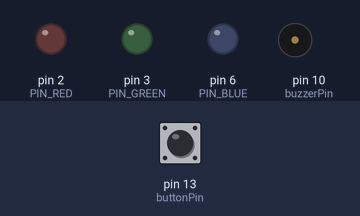
A sketch run on a simulated Arduino Uno, built with avr-gcc and run on an emulated ATmega328P. Parts: output pins drawn as LEDs (lit = HIGH), buzzer (waves = sounding). The test bench sets the inputs (shaded band); at power-on: pin 13 (buttonPin) LOW.

Above: at 1.2 s.
1.3 s: pin 13 (buttonPin) pulled HIGH for 0.15 s
At 3.8 s:
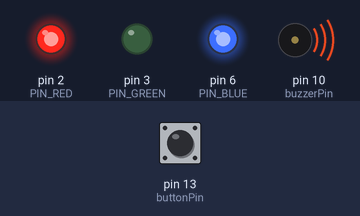
4.4 s: pin 13 (buttonPin) pulled HIGH for 1 s
At 5.8 s:
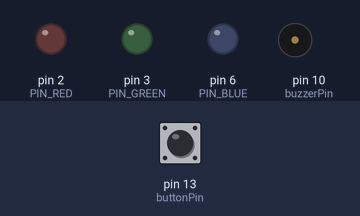
6.9 s: pin 13 (buttonPin) pulled HIGH for 3.2 s
At 10.5 s:
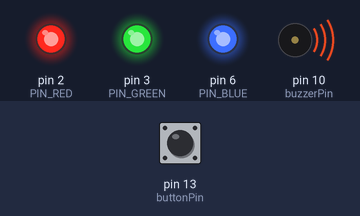
Timing chart, 0 to 19.1 s (numbered marks = the images above; inputs shaded):
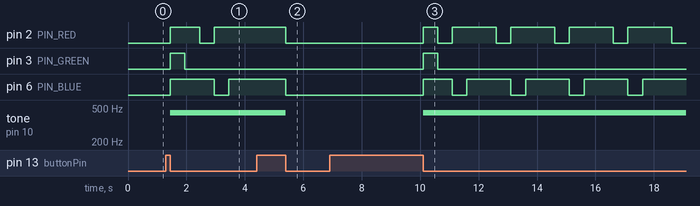

The sketch:

SIREN.ino
```cpp
const int PIN_RED =2;
const int PIN_GREEN = 3;
const int PIN_BLUE = 6;

int buzzerPin = 10;
int buttonPin = 13;
int ledState1 = 0;
int ledState2 = 0;
int ledState3 = 0;
int buttonState = 0;
int flash = 0;
unsigned long int flashmillis = 0;
int flash_toggle = 1;


void setup() {
  pinMode(PIN_RED, OUTPUT);
  pinMode(PIN_GREEN, OUTPUT);
  pinMode(PIN_BLUE, OUTPUT);
  pinMode(buttonPin, INPUT);
  pinMode(buzzerPin, OUTPUT);
}

void flashColors(int flash) {
  if (flash == 1) {
    digitalWrite(PIN_RED, HIGH);
    digitalWrite(PIN_GREEN, LOW);
    digitalWrite(PIN_BLUE, HIGH);
  } else if (flash == 2) {
    digitalWrite(PIN_RED, HIGH);
    digitalWrite(PIN_GREEN, LOW);
    digitalWrite(PIN_BLUE, HIGH);
  } else if (flash == 3) {
    digitalWrite(PIN_RED, LOW);
    digitalWrite(PIN_GREEN, LOW);
    digitalWrite(PIN_BLUE, HIGH);
  } else
   {
    digitalWrite(PIN_RED, HIGH);
    digitalWrite(PIN_GREEN, LOW);
    digitalWrite(PIN_BLUE, LOW);
  }
}

void loop() {


  buttonState = digitalRead(buttonPin);

  if (buttonState == HIGH) {
    while (buttonState == HIGH) {
      buttonState = digitalRead(buttonPin);
    }

    if ((ledState1 == 0) && (ledState2 == 0) && (ledState3 == 0)) {
      digitalWrite(PIN_RED, HIGH);
      digitalWrite(PIN_GREEN, HIGH);
      digitalWrite(PIN_BLUE, HIGH);
      tone(buzzerPin, 440);
      flash = 1;
      ledState1 = 1;
      ledState2 = 1;
      ledState3 = 1;
      flashmillis = millis();
    } else {
      digitalWrite(PIN_RED, 0);
      digitalWrite(PIN_GREEN, 0);
      digitalWrite(PIN_BLUE, 0);
      flash = 0;
      ledState1 = 0;
      ledState2 = 0;
      ledState3 = 0;
      noTone(buzzerPin);
    }
  }
  if (flash == 1) {
    if (millis() - flashmillis > 500) {
      flash_toggle++;
      if (flash_toggle > 4)
      {
        flash_toggle=1;
      }
      flashColors(flash_toggle);
      flashmillis = millis();
    }
  }
}
```

Measured:
- after the input at 1.3 s, pin 2 (PIN_RED): LOW → HIGH after 0.15 s, → LOW 1.0 s later, → HIGH 0.50 s later; pin 3 (PIN_GREEN): LOW → HIGH after 0.15 s, → LOW 0.50 s later; pin 6 (PIN_BLUE): LOW → HIGH after 0.15 s, → LOW 1.5 s later, → HIGH 0.50 s later; tone on pin 10 (buzzerPin): silent → 440 Hz after 0.15 s
- after the input at 4.4 s, tone on pin 10 (buzzerPin): 440 Hz → silent after 1.0 s
- after the input at 6.9 s, pin 2 (PIN_RED), pin 6 (PIN_BLUE): LOW → HIGH after 3.2 s, then repeats every 2.0 s: LOW 0.50 s, HIGH 1.5 s; pin 3 (PIN_GREEN): LOW → HIGH after 3.2 s, → LOW 0.50 s later; tone on pin 10 (buzzerPin): silent → 440 Hz after 3.2 s
